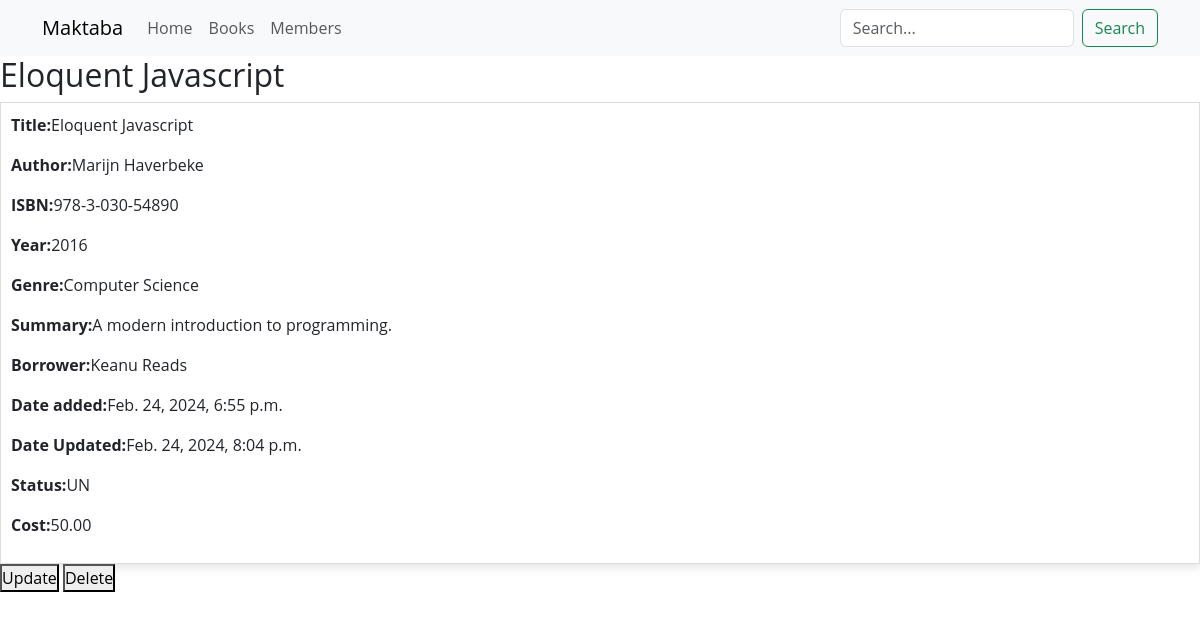
The app's page /book/80e74a73-de71-49f5-817d-21693dfdd5b9/detail, older data.
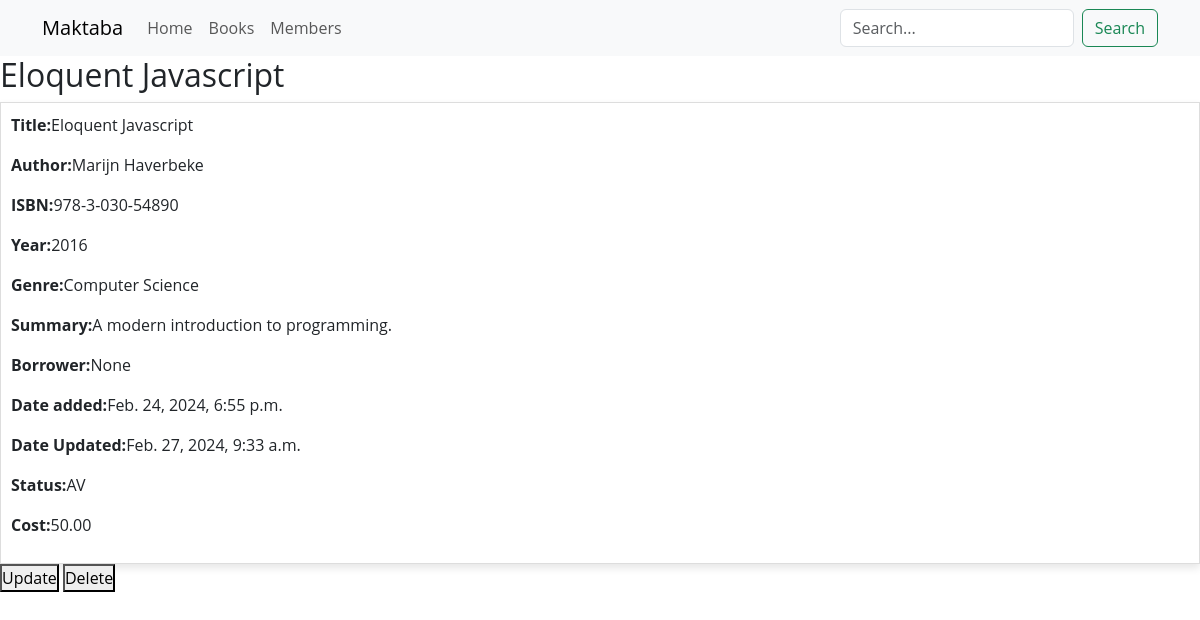
The same page, newer data.
### soma/models.py (models this page shows, shortened)
class Book(models.Model):
    class BookStatus(models.TextChoices):
        AVAILABLE = "AV", _("Available")
        UNAVAILABLE = "UN", _("Unavailable")
    book_id = models.UUIDField(primary_key=True, default=uuid.uuid4)
    title = models.CharField(max_length=200)
    author = models.CharField(max_length=200)
    isbn = models.CharField(max_length=200)
    year = models.IntegerField()
    genre = models.CharField(max_length=80)
    summary = models.TextField()
    date_added = models.DateTimeField(auto_now_add=True)
    date_updated = models.DateTimeField(auto_now=True)
    status = models.CharField(
            max_length=2,
            choices=BookStatus.choices,
            default=BookStatus.AVAILABLE,
            )
    cost = models.DecimalField(max_digits=5, decimal_places=2)
    borrower = models.ForeignKey(
            Member,
            on_delete=models.SET_NULL,
            null=True,
            blank=True
            )
    class Meta:
        ordering = ['title']

class Member(models.Model):
    member_id = models.UUIDField(primary_key=True, default=uuid.uuid4)
    name = models.CharField(max_length=200)
    email = models.EmailField()
    phone = models.CharField(max_length=80)
    cost_incurred = models.DecimalField(
            max_digits=5,
            decimal_places=2,
            default=0.00
            )
    def __str__(self):
        return f'{self.name}'
    class Meta:
        ordering = ['name']

### soma/views.py (the view)
class BookDetailView(DetailView):
    model = Book
    template_name = 'soma/book_detail.html'

### soma/templates/soma/book_detail.html
{% extends 'soma/base.html' %}
{% block content %}
<h2>{{ book.title }}</h2>
	<div class="book-card">
		<p><strong>Title:</strong>{{ book.title }}</p>
		<p><strong>Author:</strong>{{ book.author }}</p>
		<p><strong>ISBN:</strong>{{ book.isbn }}</p>
		<p><strong>Year:</strong>{{ book.year }}</p>
		<p><strong>Genre:</strong>{{ book.genre }}</p>
		<p><strong>Summary:</strong>{{ book.summary }}</p>
		<p><strong>Borrower:</strong>{{ book.borrower }}</p>
		<p><strong>Date added:</strong>{{ book.date_added }}</p>
		<p><strong>Date Updated:</strong>{{ book.date_updated }}</p>
		<p><strong>Status:</strong>{{ book.status }}</p>
		<p><strong>Cost:</strong>{{ book.cost }}</p>
	</div>
	<div>
		<a href="{% url 'soma:book_update' book.pk %}"><button>Update</button></a>
		<a href="{% url 'soma:book_delete' book.pk %}"><button>Delete</button></a>
	</div>
{% endblock %}

Row changes from the older to the newer data that the page shows:
changed Book "Eloquent Javascript": borrower "Keanu Reads" → "None"; date_updated "Feb. 24, 2024, 8:04 p.m." → "Feb. 27, 2024, 9:33 a.m."; status "UN" → "AV"
